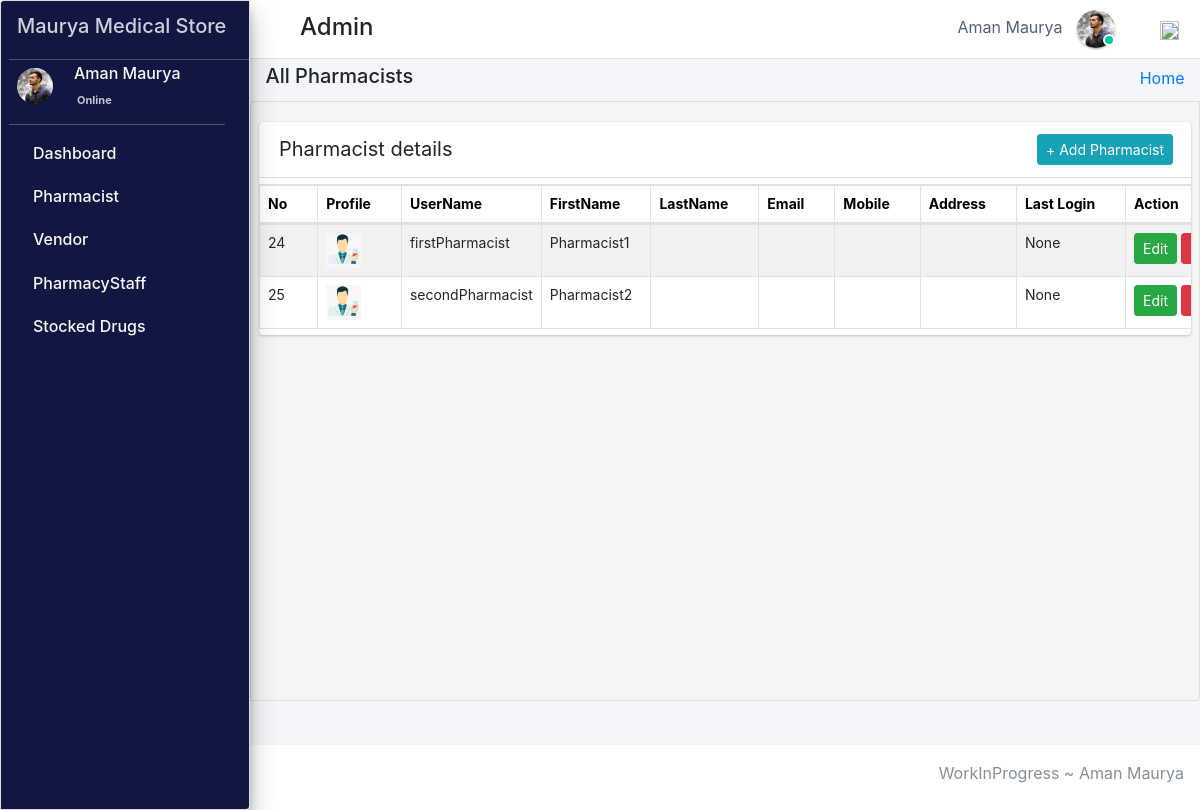
Page /admin_user/manage_pharmacist/ (signed in) on the committed database.
### pharmacy/models.py (models this page shows, shortened)
class CustomUser(AbstractUser):
    user_type_data = ((1, "AdminHOD"), (2, "Pharmacist"), (3, "Doctor"), (4, "PharmacyClerk"),(5, "Patients"))
    user_type = models.CharField(default=1, choices=user_type_data, max_length=10)

class AdminHOD(models.Model):
    gender_category=(
        ('Male','Male'),
        ('Female','Female'),
    )
    admin = models.OneToOneField(CustomUser,null=True, on_delete = models.CASCADE)
    emp_no= models.CharField(max_length=100,null=True,blank=True)
    gender=models.CharField(max_length=100,null=True,choices=gender_category)
    mobile=models.CharField(max_length=10,null=True,blank=True)
    address=models.CharField(max_length=300,null=True,blank=True)
    profile_pic=models.ImageField(default="admin.png",null=True,blank=True)
    created_at = models.DateTimeField(auto_now_add=True)
    updated_at = models.DateTimeField(auto_now=True)
    date_employed=models.DateTimeField(auto_now_add=True, auto_now=False)
    objects = models.Manager()

class Pharmacist(models.Model):
    gender_category=(
        ('Male','Male'),
        ('Female','Female'),
    )
    admin = models.OneToOneField(CustomUser,null=True, on_delete = models.CASCADE)
    emp_no=models.CharField(max_length=100,null=True,blank=True)
    age= models.IntegerField(default='0', blank=True, null=True)
    gender=models.CharField(max_length=100,null=True,choices=gender_category)
    mobile =models.CharField(max_length=10,null=True,blank=True)
    address=models.CharField(max_length=300,null=True,blank=True)
    profile_pic=models.ImageField(default="images2.png",null=True,blank=True)
    created_at = models.DateTimeField(auto_now_add=True)
    updated_at = models.DateTimeField(auto_now=True)
    objects = models.Manager()

### pharmacy/HODViews.py (the view)
# urls.py: path('admin_user/manage_pharmacist/',HODViews.managePharmacist,name='manage_pharmacist'),
def managePharmacist(request):
    staffs = Pharmacist.objects.all()
    context = {
        "staffs": staffs,
        "title":"Manage Pharmacist"
    }
    return render(request,'hod_templates/all_pharmacist.html',context)

### pharmacy/LoginCheckMiddleWare.py (called while the page is built, shortened)
    def process_view(self, request, view_func, view_args, view_kwargs):
        modulename = view_func.__module__
        user = request.user
        if user.is_authenticated:
            if user.user_type == "1":
                if modulename == "pharmacy.HODViews":
                    pass
                elif modulename == "":
                    pass
                elif modulename == "pharmacy.views" or modulename == "django.views.static":
                    pass
                else:
                    pass
            else:
                return redirect("login")
        else:
            if request.path == reverse("login"):
                pass
            else:
                return redirect("login")

### pharmacy/templates/hod_templates/all_pharmacist.html (shortened to what this page needs)
{% extends 'hod_templates/base_template.html'%} {% block page_title %}
<h5>All Pharmacists</h5>
{% endblock page_title %} {% block main_content %}
<section class="content">
    <div class="row">
        <div class="col-md-12">
            <div class="card card-primar sc">
                <div class="card-header">
                    <span>Pharmacist details</span>
                    <div class="card-tools d-flex">
                        <a class="btn btn-sm btn-info mr-2" href="{% url 'add_pharmacist' %}" role="button">+ Add Pharmacist</a>
                    </div>
                </div>
                <table class="table table-bordered table-hover dataTable" id=plist>
                    <thead>
                        <tr>
                            <th>No</th>
                            <th>Profile</th>
                            <th>UserName</th>
                            <th>FirstName</th>
                            <th>LastName</th>
                            <th>Email</th>
                            <th>Mobile</th>
                            <th>Address</th>
                            <th>Last Login</th>
                            <th>Action</th>
                        </tr>
                    </thead>
                    <tbody>
                        {% for staff in staffs %}
                        <tr class="hov">
                            <td>{{staff.admin.id}}</td>
                            <td> <img src="{{staff.profile_pic.url}}" class="" width="35" height="35" alt=""></td>
                            <td>{{staff.admin.username}}</td>
                            <td>{{staff.admin.first_name}}</td>
                            <td>{{staff.admin.last_name}}</td>
                            <td>{{staff.admin.email}}</td>
                            <td>{{staff.mobile}}</td>
                            <td>{{staff.address}}</td>
                            <td>{{staff.admin.last_login}}</td>
                            <td><a href="{% url 'edit_pharmacist' staff.admin.id %}" class="btn btn-sm btn-success">Edit</a>
                                <a href="{% url 'delete_pharmacist' staff.id %}" class="btn btn-sm btn-danger">Delete</a>
                            </td>
                        </tr>
                        {% endfor %}
                    </tbody>
                </table>
            </div>
        </div>
    </div>
</section>
{% endblock %}

### pharmacy/templates/hod_templates/base_template.html (shortened to what this page needs)
{% extends 'base_file.html' %} {% block htm %}
<body class="hold-transition sidebar-mini layout-fixed">
    <div class="wrapper">
        <nav class="main-header navbar navbar-expand navbar-white navbar-light">
            <ul class="navbar-nav">
                <li class="nav-item">
                    <a class="nav-link" data-widget="pushmenu" href="#" role="button"></a>
                </li>
            </ul>
            <h4 style="margin-left: 10px; margin-top: 5px;">Admin </h4>
            <ul class="navbar-nav ml-auto">
                <li class="mx-3">
                    <a href="#" class="sm-submenu-with-image a">
                        <span>{{user.first_name}}  {{user.last_name}}</span>
                        <img src="{{request.user.adminhod.profile_pic.url}}" class="img-circle elevation-1" width="38" height="38" alt="">
                        <span class="avatar-status avatar-sm-status avatar-status-success"></span>
                    </a>
                </li>
                <li class="nav-item dropdown ml-3 low">
                    <a href="#" class="btn btn-outlined btn-black text-muted bg-transparent " data-toggle="dropdown" aria-expanded="false" data-wow-delay="0.7s"><img src="https://img.icons8.com/ios/50/000000/settings.png" width="19" height="19">
                    </a>
                </li>
            </ul>
        </nav>
        {% include 'hod_templates/sidebar.html'%}
        <div class="content-wrapper">
            <div class="content-header">
                <div class="container-fluid">
                    <div class="row ">
                        <div class="col-sm-6">
                            <h1 class="m-0 text-dark">
                                {% block page_title %} {% endblock page_title %}
                            </h1>
                        </div>
                        <div class="col-sm-6 ">
                            <ol class="breadcrumb float-sm-right">
                                <li class="breadcrumb-item"><a href="{%url  'admin_dashboard' %}">Home</a></li>
                            </ol>
                        </div>
                    </div>
                </div>
            </div>
            {% block main_content %} {% endblock main_content %}
        </div>
        {% include 'hod_templates/footer.html'%}
    </div>
    {% endblock htm %}

### pharmacy/templates/hod_templates/sidebar.html (shortened to what this page needs)
<aside class="main-sidebar sidebar-dark-primary elevation-4">
    <a href="" class="brand-link ml-2">
        <span><h5>Maurya Medical Store</h5></span>
    </a>
    <div class="sidebar">
        <div class="user-panel mr-3">
            <div class="pull-left image sm-submenu-with-image a ml-2 ">
                <img src="{{request.user.adminhod.profile_pic.url}}" class="img-circle mt-2" width="36" height="36" alt="User Image">
            </div>
            <div class="pull-left info">
                <p>{{user.first_name}} {{user.last_name}}</p>
                <a href="#"> Online</a>
            </div>
        </div>
        <nav class="mt-2">
            <ul class="nav nav-pills nav-sidebar flex-column" data-widget="treeview" role="menu" data-accordion="false">
                <li class="nav-item">
                    <a href="{% url  'admin_dashboard' %}" class="nav-link">
                        <p>
                            Dashboard
                        </p>
                    </a>
                </li>
                <li class="nav-item">
                    <a href="#" class="nav-link">
                        <p>
                            Pharmacist
                        </p>
                    </a>
                </li>
                <li class="nav-item">
                    <a href="#" class="nav-link">
                        <p>
                            Vendor
                        </p>
                    </a>
                </li>
                <li class="nav-item">
                    <a href="#" class="nav-link">
                        <p>
                            PharmacyStaff
                        </p>
                    </a>
                </li>
                <li class="nav-item">
                    <a href="#" class="nav-link">
                        <p>
                            Stocked Drugs
                        </p>
                    </a>
                </li>
            </ul>
        </nav>
    </div>
</aside>

### static/css/main.css (style rules this page uses)
html { font-family: sans-serif; line-height: 1.15; -webkit-text-size-adjust: 100%; -webkit-tap-highlight-color: transparent; }
body { overflow-y: hidden; overflow-x: hidden; font-family: -apple-system, BlinkMacSystemFont, "Segoe UI", Roboto, "Helvetica Neue", Arial, "Noto Sans", sans-serif, "Apple Color Emoji", "Segoe UI Emoji", "Segoe UI Symbol", "Noto Color Emoji" !important; }
th { color: rgb(0, 0, 0); font-size: 14px !important; }
.content { background-color: #f5f5f5; border: 1px solid #dddddd; border-radius: 4px 0px 4px 0px; left: -1px; padding: 10px 7px 5px; }
.main-sidebar { background: #ffffff; border: 1px solid #dddddd; border-radius: 4px 0px 4px 0px; font-weight: bold; }
.content { height: 75vh; overflow-y: scroll; overflow-x: hidden; }
.sc { white-space: nowrap; display: block; overflow-x: hidden !important; }
.content .row { margin-top: 20px !important; }
.main-sidebar { background-color: #121642 !important; color: white !important; }
.main-sidebar p { color: #f8f8f8 !important; font-weight: 500 !important }
td { font-size: 14px !important; }
.hov { transition: transform .5s; }
.avatar-status { position: absolute; bottom: 12px; right: 75.4px; display: -ms-inline-flexbox; display: inline-flex; -ms-flex-negative: 0; flex-shrink: 0; -ms-flex-pack: center; justify-content: center; -ms-flex-align: center; align-items: center; white-space: nowrap; text-align: center; vertical-align: baseline; font-weight: 600; border: .125rem solid #fff; width: 12px; height: 12px; line-height: 1; font-size: .71094rem; border-radius: 50%; }
.avatar-status-success { color: #fff; background-color: #00c9a7; }
.card-header span { font-size: 20px !important; }
.table>tbody>tr>td, .table>tbody>tr>th, .table>tfoot>tr>td, .table>tfoot>tr>th, .table>thead>tr>td, .table>thead>tr>th { padding: 8px; line-height: 1.42857143; vertical-align: top; }
.pull-left { float: left; }
.pull-left { float: left!important; }
.user-panel>.info { padding: 5px 5px 5px 15px; line-height: 1; position: absolute; left: 55px; }
.user-panel>.info>p { font-weight: 600; margin-bottom: 9px; }
p { margin: 0 0 10px; }
.user-panel { padding-bottom: 20px; }
.user-panel:after { clear: both; }
.user-panel:before, .user-panel:after { content: " "; display: table; }
.user-panel>.info>a { text-decoration: none; padding-right: 5px; margin-top: 3px; font-size: 11px; overflow: hidden; white-space: nowrap; }
.table { background: white !important; }
.container-fluid { width: 100%; padding-right: 15px; padding-left: 15px; margin-right: auto; margin-left: auto; }
.row { display: flex; flex-wrap: wrap; margin-right: -15px; margin-left: -15px; }
.d-flex { display: flex !important; z-index: 44; }
.d-flex { display: flex !important; }
.table tbody tr:nth-of-type(odd) { background-color: rgba(0, 0, 0, .05) !important; }
.table tbody tr:nth-of-type(odd) { background-color: rgba(197, 197, 197, 0.05) !important; }
.img-circle { border-radius: 50%; }
.content-wrapper .content-header { padding: 5px 0.5rem !important; }

### static/css/profile.css (style rules this page uses)
li { list-style-type: none ! }
.navbar-nav span { color: #525f7f !important; margin-right: 10px !important; }
body { font-family: 'Rubik', sans-serif; height: 100% !important; }
.table tbody tr:nth-of-type(odd) { background-color: rgba(0, 0, 0, .05) !important; }

### rows in the picture
CustomUser: first_name "Aman", last_name "Maurya", user.adminhod.profile_pic (picture)
Pharmacist: admin.id "24", profile_pic (picture), admin.username "firstPharmacist", admin.first_name "Pharmacist1", admin.last_login "None"
Pharmacist: admin.id "25", profile_pic (picture), admin.username "secondPharmacist", admin.first_name "Pharmacist2", admin.last_login "None"
